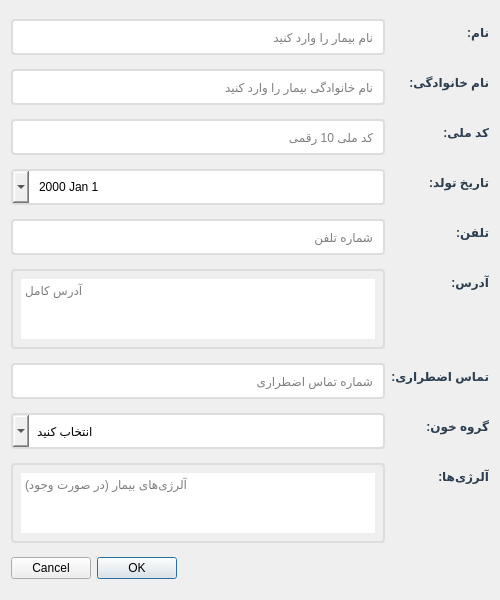
<?xml version="1.0" encoding="UTF-8"?>
<ui version="4.0">
 <class>PatientDialog</class>
 <widget class="QDialog" name="PatientDialog">
  <property name="geometry">
   <rect>
    <x>0</x>
    <y>0</y>
    <width>500</width>
    <height>600</height>
   </rect>
  </property>
  <property name="windowTitle">
   <string>مدیریت بیمار</string>
  </property>
  <property name="layoutDirection">
   <enum>Qt::RightToLeft</enum>
  </property>
  <property name="modal">
   <bool>true</bool>
  </property>
  <layout class="QFormLayout" name="formLayout">
   <item row="0" column="0">
    <widget class="QLabel" name="label_firstName">
     <property name="text">
      <string>نام:</string>
     </property>
     <property name="styleSheet">
      <string notr="true">font-weight: bold; color: #2c3e50;</string>
     </property>
    </widget>
   </item>
   <item row="0" column="1">
    <widget class="QLineEdit" name="lineEdit_firstName">
     <property name="placeholderText">
      <string>نام بیمار را وارد کنید</string>
     </property>
     <property name="styleSheet">
      <string notr="true">padding: 8px; border: 2px solid #ddd; border-radius: 4px; font-size: 12px;</string>
     </property>
    </widget>
   </item>
   <item row="1" column="0">
    <widget class="QLabel" name="label_lastName">
     <property name="text">
      <string>نام خانوادگی:</string>
     </property>
     <property name="styleSheet">
      <string notr="true">font-weight: bold; color: #2c3e50;</string>
     </property>
    </widget>
   </item>
   <item row="1" column="1">
    <widget class="QLineEdit" name="lineEdit_lastName">
     <property name="placeholderText">
      <string>نام خانوادگی بیمار را وارد کنید</string>
     </property>
     <property name="styleSheet">
      <string notr="true">padding: 8px; border: 2px solid #ddd; border-radius: 4px; font-size: 12px;</string>
     </property>
    </widget>
   </item>
   <item row="2" column="0">
    <widget class="QLabel" name="label_nationalId">
     <property name="text">
      <string>کد ملی:</string>
     </property>
     <property name="styleSheet">
      <string notr="true">font-weight: bold; color: #2c3e50;</string>
     </property>
    </widget>
   </item>
   <item row="2" column="1">
    <widget class="QLineEdit" name="lineEdit_nationalId">
     <property name="maxLength">
      <number>10</number>
     </property>
     <property name="placeholderText">
      <string>کد ملی 10 رقمی</string>
     </property>
     <property name="styleSheet">
      <string notr="true">padding: 8px; border: 2px solid #ddd; border-radius: 4px; font-size: 12px;</string>
     </property>
    </widget>
   </item>
   <item row="3" column="0">
    <widget class="QLabel" name="label_birthDate">
     <property name="text">
      <string>تاریخ تولد:</string>
     </property>
     <property name="styleSheet">
      <string notr="true">font-weight: bold; color: #2c3e50;</string>
     </property>
    </widget>
   </item>
   <item row="3" column="1">
    <widget class="QDateEdit" name="dateEdit_birthDate">
     <property name="calendarPopup">
      <bool>true</bool>
     </property>
     <property name="styleSheet">
      <string notr="true">padding: 8px; border: 2px solid #ddd; border-radius: 4px; font-size: 12px;</string>
     </property>
    </widget>
   </item>
   <item row="4" column="0">
    <widget class="QLabel" name="label_phone">
     <property name="text">
      <string>تلفن:</string>
     </property>
     <property name="styleSheet">
      <string notr="true">font-weight: bold; color: #2c3e50;</string>
     </property>
    </widget>
   </item>
   <item row="4" column="1">
    <widget class="QLineEdit" name="lineEdit_phone">
     <property name="placeholderText">
      <string>شماره تلفن</string>
     </property>
     <property name="styleSheet">
      <string notr="true">padding: 8px; border: 2px solid #ddd; border-radius: 4px; font-size: 12px;</string>
     </property>
    </widget>
   </item>
   <item row="5" column="0">
    <widget class="QLabel" name="label_address">
     <property name="text">
      <string>آدرس:</string>
     </property>
     <property name="styleSheet">
      <string notr="true">font-weight: bold; color: #2c3e50;</string>
     </property>
    </widget>
   </item>
   <item row="5" column="1">
    <widget class="QTextEdit" name="textEdit_address">
     <property name="maximumSize">
      <size>
       <width>16777215</width>
       <height>80</height>
      </size>
     </property>
     <property name="placeholderText">
      <string>آدرس کامل</string>
     </property>
     <property name="styleSheet">
      <string notr="true">padding: 8px; border: 2px solid #ddd; border-radius: 4px; font-size: 12px;</string>
     </property>
    </widget>
   </item>
   <item row="6" column="0">
    <widget class="QLabel" name="label_emergencyContact">
     <property name="text">
      <string>تماس اضطراری:</string>
     </property>
     <property name="styleSheet">
      <string notr="true">font-weight: bold; color: #2c3e50;</string>
     </property>
    </widget>
   </item>
   <item row="6" column="1">
    <widget class="QLineEdit" name="lineEdit_emergencyContact">
     <property name="placeholderText">
      <string>شماره تماس اضطراری</string>
     </property>
     <property name="styleSheet">
      <string notr="true">padding: 8px; border: 2px solid #ddd; border-radius: 4px; font-size: 12px;</string>
     </property>
    </widget>
   </item>
   <item row="7" column="0">
    <widget class="QLabel" name="label_bloodType">
     <property name="text">
      <string>گروه خون:</string>
     </property>
     <property name="styleSheet">
      <string notr="true">font-weight: bold; color: #2c3e50;</string>
     </property>
    </widget>
   </item>
   <item row="7" column="1">
    <widget class="QComboBox" name="comboBox_bloodType">
     <property name="styleSheet">
      <string notr="true">padding: 8px; border: 2px solid #ddd; border-radius: 4px; font-size: 12px;</string>
     </property>
     <item>
      <property name="text">
       <string>انتخاب کنید</string>
      </property>
     </item>
     <item>
      <property name="text">
       <string>A+</string>
      </property>
     </item>
     <item>
      <property name="text">
       <string>A-</string>
      </property>
     </item>
     <item>
      <property name="text">
       <string>B+</string>
      </property>
     </item>
     <item>
      <property name="text">
       <string>B-</string>
      </property>
     </item>
     <item>
      <property name="text">
       <string>AB+</string>
      </property>
     </item>
     <item>
      <property name="text">
       <string>AB-</string>
      </property>
     </item>
     <item>
      <property name="text">
       <string>O+</string>
      </property>
     </item>
     <item>
      <property name="text">
       <string>O-</string>
      </property>
     </item>
    </widget>
   </item>
   <item row="8" column="0">
    <widget class="QLabel" name="label_allergies">
     <property name="text">
      <string>آلرژی‌ها:</string>
     </property>
     <property name="styleSheet">
      <string notr="true">font-weight: bold; color: #2c3e50;</string>
     </property>
    </widget>
   </item>
   <item row="8" column="1">
    <widget class="QTextEdit" name="textEdit_allergies">
     <property name="maximumSize">
      <size>
       <width>16777215</width>
       <height>80</height>
      </size>
     </property>
     <property name="placeholderText">
      <string>آلرژی‌های بیمار (در صورت وجود)</string>
     </property>
     <property name="styleSheet">
      <string notr="true">padding: 8px; border: 2px solid #ddd; border-radius: 4px; font-size: 12px;</string>
     </property>
    </widget>
   </item>
   <item row="9" column="0" colspan="2">
    <widget class="QDialogButtonBox" name="buttonBox">
     <property name="orientation">
      <enum>Qt::Horizontal</enum>
     </property>
     <property name="standardButtons">
      <set>QDialogButtonBox::Cancel|QDialogButtonBox::Ok</set>
     </property>
    </widget>
   </item>
  </layout>
 </widget>
 <resources/>
 <connections>
  <connection>
   <sender>buttonBox</sender>
   <signal>accepted()</signal>
   <receiver>PatientDialog</receiver>
   <slot>accept()</slot>
   <hints>
    <hint type="sourcelabel">
     <x>248</x>
     <y>254</y>
    </hint>
    <hint type="destinationlabel">
     <x>157</x>
     <y>274</y>
    </hint>
   </hints>
  </connection>
  <connection>
   <sender>buttonBox</sender>
   <signal>rejected()</signal>
   <receiver>PatientDialog</receiver>
   <slot>reject()</slot>
   <hints>
    <hint type="sourcelabel">
     <x>316</x>
     <y>260</y>
    </hint>
    <hint type="destinationlabel">
     <x>286</x>
     <y>274</y>
    </hint>
   </hints>
  </connection>
 </connections>
</ui>
